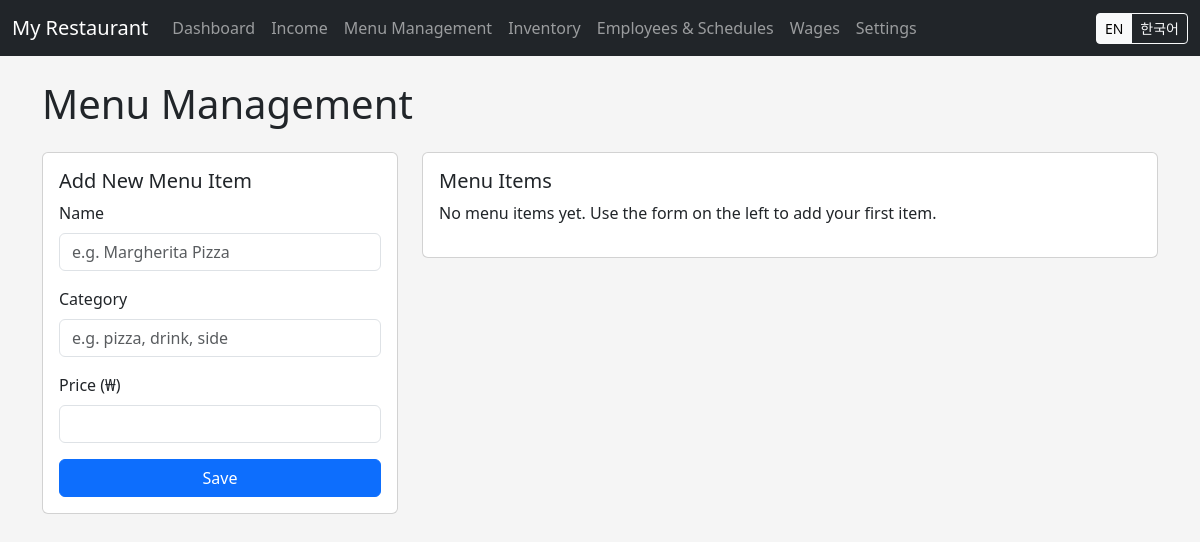
Before: /menu with the older database file.
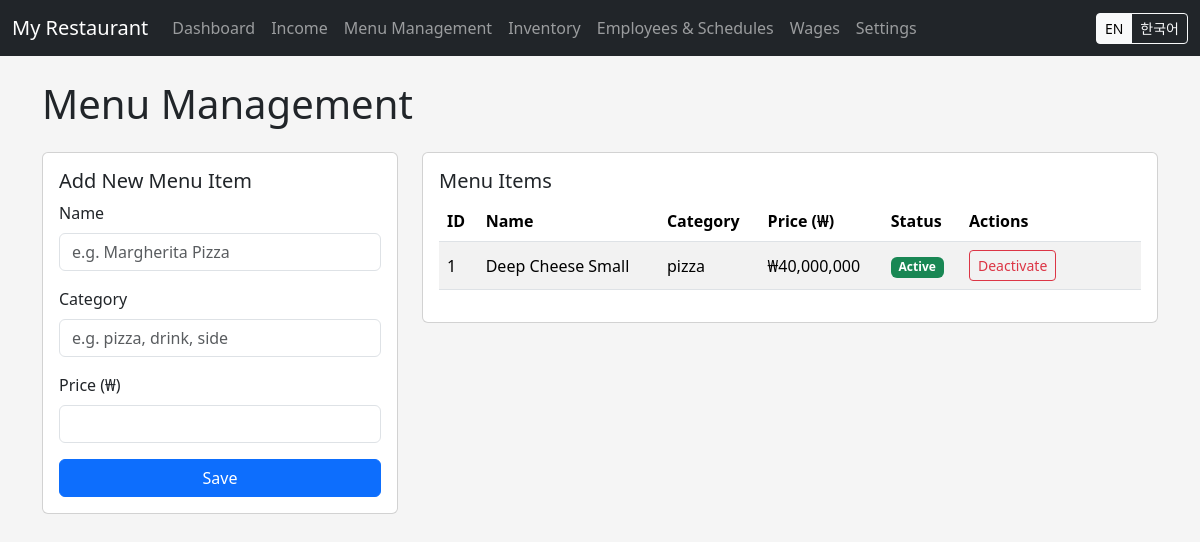
After: the same page with the newer database file.
### tables this page shows
CREATE TABLE app_settings (
            id INTEGER PRIMARY KEY CHECK (id = 1),
            restaurant_name TEXT,
            logo_path TEXT,
            photo_path TEXT,
            language TEXT DEFAULT 'en',
            kakao_link TEXT
        );

CREATE TABLE menu_items (
            id INTEGER PRIMARY KEY AUTOINCREMENT,
            name TEXT NOT NULL,
            category TEXT,
            price REAL NOT NULL,
            active INTEGER NOT NULL DEFAULT 1,
            image_path TEXT
        );

### app.py (the view, shortened to what this page needs)
    @app.route('/menu', methods=['GET', 'POST'])
    def menu_list():
        conn = getattr(g, "db_conn", None)
        if conn is None:
            return render_template("income/menu.html", menu_items=[])
        menu_items = menu_model.get_menu_items(conn, include_inactive=True)
        return render_template("income/menu.html", menu_items=menu_items)

### models/db.py (called while the page is built)
def get_connection(db_path: str = DB_PATH) -> sqlite3.Connection:
    conn = sqlite3.connect(db_path)
    conn.row_factory = sqlite3.Row
    return conn

### models/menu.py (called while the page is built)
def get_menu_items(conn: Connection, include_inactive: bool = False) -> List[Dict[str, Any]]:
    cursor = conn.cursor()
    if include_inactive:
        cursor.execute("SELECT * FROM menu_items ORDER BY id")
    else:
        cursor.execute("SELECT * FROM menu_items WHERE active = 1 ORDER BY id")
    rows = cursor.fetchall()
    return [dict(row) for row in rows]

### templates/income/menu.html
{% extends 'base.html' %}
{% block content %}
<h1 class="mb-4">{{ t['title_menu'] }}</h1>
<div class="row">
  <div class="col-md-4">
    <div class="card mb-4">
      <div class="card-body">
        <h5 class="card-title">Add New Menu Item</h5>
        <form method="post">
          <div class="mb-3">
            <label class="form-label">Name</label>
            <input type="text"
                   name="name"
                   class="form-control"
                   placeholder="e.g. Margherita Pizza"
                   required>
          </div>
          <div class="mb-3">
            <label class="form-label">Category</label>
            <input type="text"
                   name="category"
                   class="form-control"
                   placeholder="e.g. pizza, drink, side">
          </div>
          <div class="mb-3">
            <label class="form-label">Price (₩)</label>
            <input type="number"
                   name="price"
                   class="form-control"
                   step="100"
                   min="0"
                   required>
          </div>
          <button type="submit" class="btn btn-primary w-100">
            {{ t['btn_save'] }}
          </button>
        </form>
      </div>
    </div>
  </div>
  <div class="col-md-8">
    <div class="card mb-4">
      <div class="card-body">
        <h5 class="card-title">Menu Items</h5>
        {% if menu_items %}
        <div class="table-responsive">
          <table class="table table-striped align-middle">
            <thead>
              <tr>
                <th>ID</th>
                <th>Name</th>
                <th>Category</th>
                <th>Price (₩)</th>
                <th>Status</th>
                <th style="width: 180px;">Actions</th>
              </tr>
            </thead>
            <tbody>
              {% for item in menu_items %}
              <tr>
                <td>{{ item.id }}</td>
                <td>{{ item.name }}</td>
                <td>{{ item.category or '-' }}</td>
                <td>{{ '₩{:,.0f}'.format(item.price) }}</td>
                <td>
                  {% if item.active %}
                    <span class="badge bg-success">Active</span>
                  {% else %}
                    <span class="badge bg-secondary">Inactive</span>
                  {% endif %}
                </td>
                <td>
                  {% if item.active %}
                    <a href="{{ url_for('menu_deactivate', item_id=item.id) }}"
                       class="btn btn-sm btn-outline-danger">
                      Deactivate
                    </a>
                  {% else %}
                    <a href="{{ url_for('menu_activate', item_id=item.id) }}"
                       class="btn btn-sm btn-outline-success">
                      Activate
                    </a>
                  {% endif %}
                </td>
              </tr>
              {% endfor %}
            </tbody>
          </table>
        </div>
        {% else %}
        <p>No menu items yet. Use the form on the left to add your first item.</p>
        {% endif %}
      </div>
    </div>
  </div>
</div>
{% endblock %}

### templates/base.html (shortened to what this page needs)
<!doctype html>
<html lang="{{ 'ko' if current_lang == 'ko' else 'en' }}">
<head>
    <link href="https://cdn.jsdelivr.net/npm/bootstrap@5.3.3/dist/css/bootstrap.min.css" rel="stylesheet">
    <link href="{{ url_for('static', filename='css/style.css') }}" rel="stylesheet">
</head>
<body>
<nav class="navbar navbar-expand-lg navbar-dark bg-dark mb-4">
  <div class="container-fluid">
    <a class="navbar-brand d-flex align-items-center" href="{{ url_for('dashboard') }}">
      <span>{{ settings.restaurant_name }}</span>
    </a>
    <div class="collapse navbar-collapse" id="navbarNav">
      <ul class="navbar-nav me-auto mb-2 mb-lg-0">
  <li class="nav-item">
    <a class="nav-link" href="{{ url_for('dashboard') }}">{{ t['nav_dashboard'] }}</a>
  </li>
  <li class="nav-item">
    <a class="nav-link" href="{{ url_for('income_overview') }}">{{ t['nav_income'] }}</a>
  </li>
  <li class="nav-item">
    <a class="nav-link" href="{{ url_for('menu_list') }}">{{ t['title_menu'] }}</a>
  </li>
  <li class="nav-item">
    <a class="nav-link" href="{{ url_for('inventory_list') }}">{{ t['nav_inventory'] }}</a>
  </li>
  <li class="nav-item">
    <a class="nav-link" href="{{ url_for('employees_list') }}">{{ t['nav_employees'] }}</a>
  </li>
  <li class="nav-item">
    <a class="nav-link" href="{{ url_for('wages') }}">{{ t['nav_wages'] }}</a>
  </li>
  <li class="nav-item">
    <a class="nav-link" href="{{ url_for('settings') }}">{{ t['nav_settings'] }}</a>
  </li>
</ul>
      <div class="d-flex align-items-center">
        <div class="btn-group btn-group-sm" role="group">
          <a href="{{ url_for('set_language', lang_code='en') }}" class="btn btn-outline-light {% if current_lang == 'en' %}active{% endif %}">EN</a>
          <a href="{{ url_for('set_language', lang_code='ko') }}" class="btn btn-outline-light {% if current_lang == 'ko' %}active{% endif %}">한국어</a>
        </div>
      </div>
    </div>
  </div>
</nav>
<div class="container mb-5">
    {% block content %}{% endblock %}
</div>
</body>
</html>

### static/css/style.css (style rules this page uses)
body { background-color: #f5f5f5; }

Changed rows visible on the page:
added menu_items: id "1", name "Deep Cheese Small", category "pizza", price "₩40,000,000", active "Active"
Other visible differences:
text no longer shown: "No menu items yet. Use the form on the left to add your first item."
text now shown: "ID Name Category Price (₩) Status Actions"
